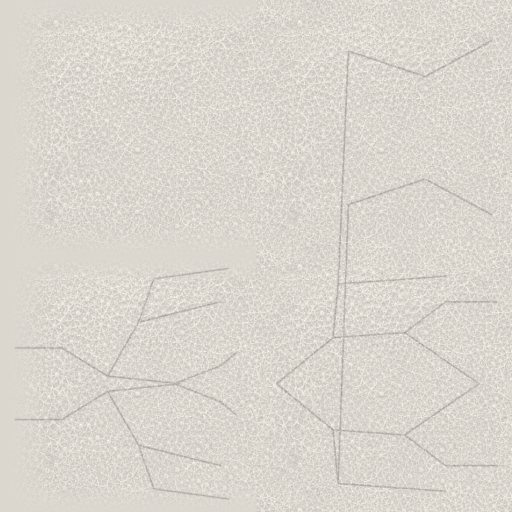
#> input picture tools/devonian/creatures/coccosteus/armour-detail-v2.png, 1024 x 1024 px, given in place of webgl-Idle-v2.png, which was not available (shown at 1/2 size)
$ python review.py
#> lines starting #> are read from the running program, lines starting #| are printed output that depends on the picture; pictures that were not available may be replaced by others from this repository, and a replacement may not be noted
"""Assemble review contact sheets from actual GLB Blender and Three renders."""
from pathlib import Path
from PIL import Image,ImageDraw,ImageFont
H=Path(__file__).resolve().parent;L=H.parents[3].parent/'devonian-authoring/coccosteus'
def sheet(entries,path,cols=3,w=480,h=360):
#> called with cols = 3, w = 480, h = 360
 canvas=Image.new('RGB',(cols*w,((len(entries)+cols-1)//cols)*(h+30)),(23,32,38));draw=ImageDraw.Draw(canvas)
#> after `canvas = Image.new('RGB', (cols * w, (len(entries) + cols - 1) // cols`:
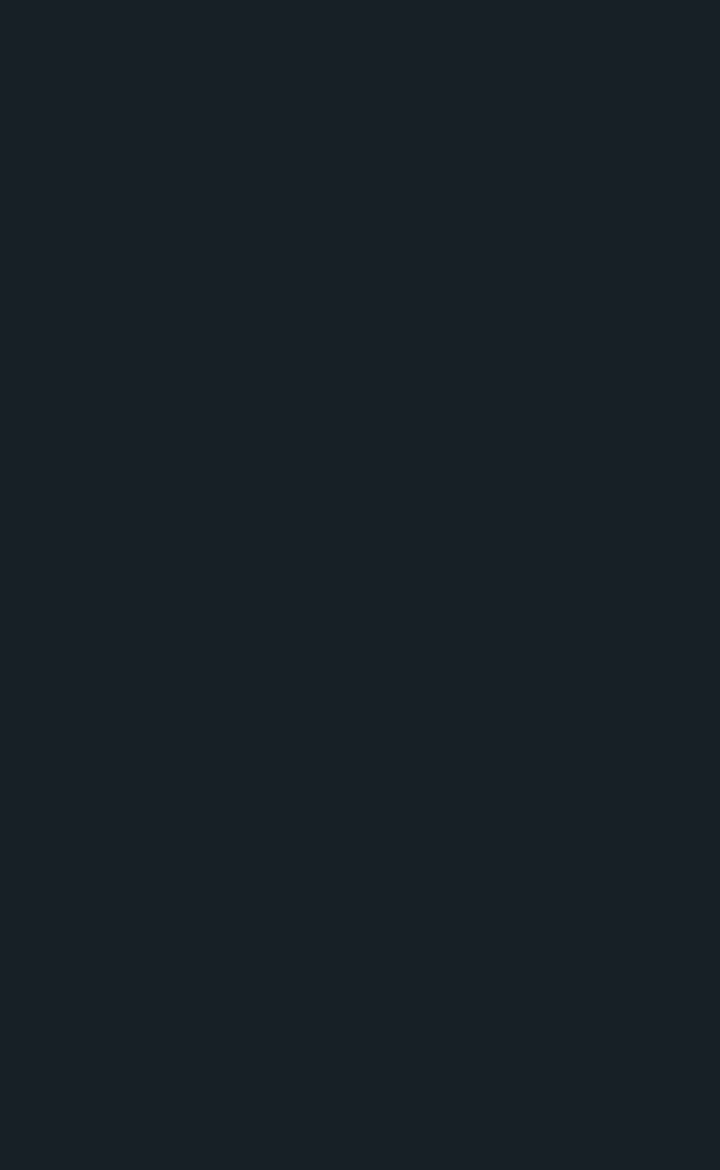
#> canvas: PIL image 1440x2340 RGB (shown at 1/2 size); mean R, G, B 23, 32, 38
 for i,(label,p)in enumerate(entries):
  im=Image.open(p).convert('RGBA');im.thumbnail((w,h));x=(i%cols)*w+(w-im.width)//2;y=(i//cols)*(h+30);canvas.paste(im,(x,y),im);draw.text(((i%cols)*w+12,y+h+6),label,fill=(235,237,224))
#> after `im.thumbnail((w, h))`:
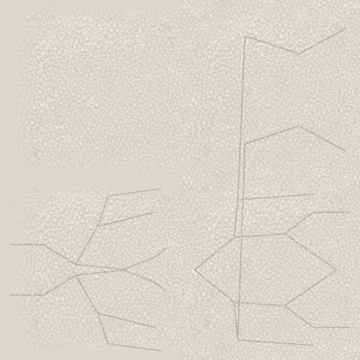
#> im: PIL image 360x360 RGBA; mean R, G, B, A 218.6, 214.2, 206.6, 255
#> after `x = i % cols * w + (w - im.width) // 2`: x = 60
#> after `canvas.paste(im, (x, y), im)`:
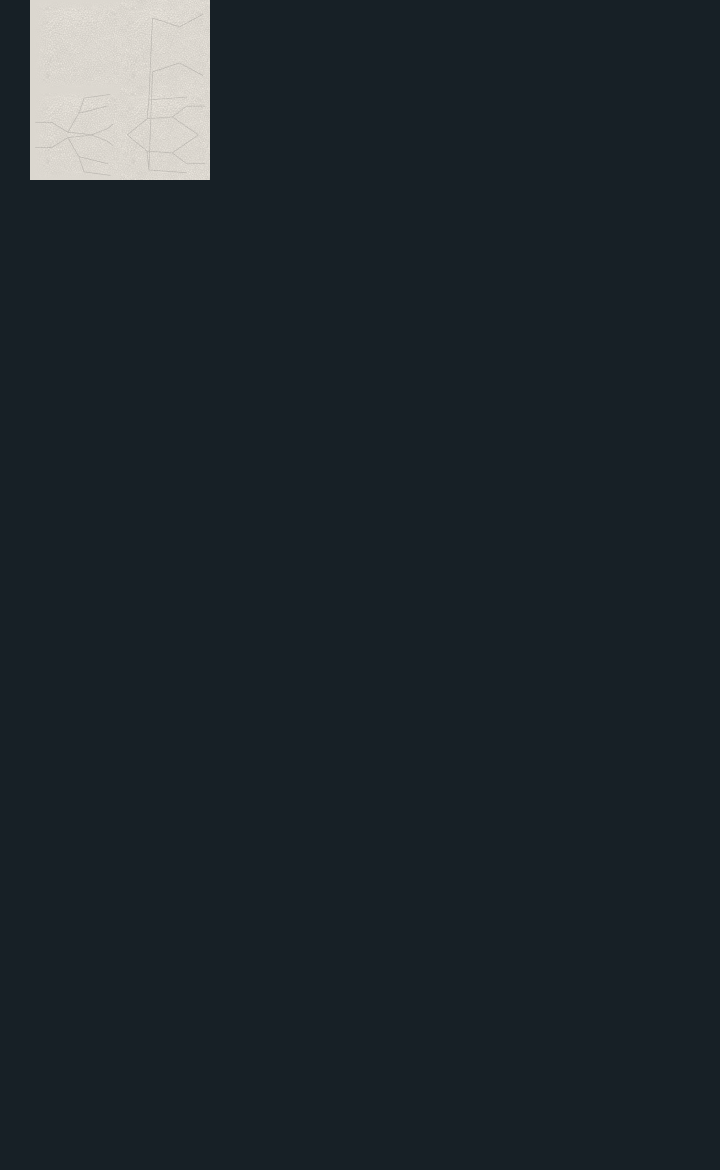
#> canvas: PIL image 1440x2340 RGB (shown at 1/2 size); mean R, G, B 30.5, 39, 44.5
#> pass 2 of the loop in sheet, `for i,(label,p)in enumerate(entries):`:
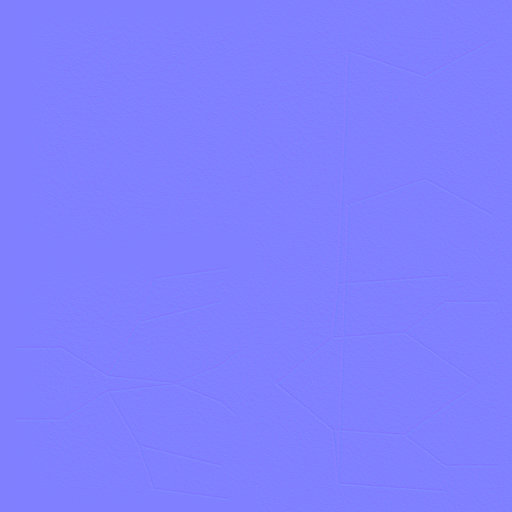
#> input picture tools/devonian/creatures/coccosteus/armour-normal-v2.png, 1024 x 1024 px, given in place of webgl-Swim-v2.png, which was not available (shown at 1/2 size)
#> im: PIL image 1024x1024 RGBA
#> in sheet, `im.thumbnail((w, h))`:
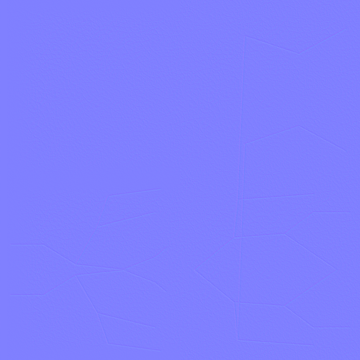
#> im: PIL image 360x360 RGBA; mean R, G, B, A 127.5, 127.5, 255, 255
#> in sheet, `canvas.paste(im, (x, y), im)`:
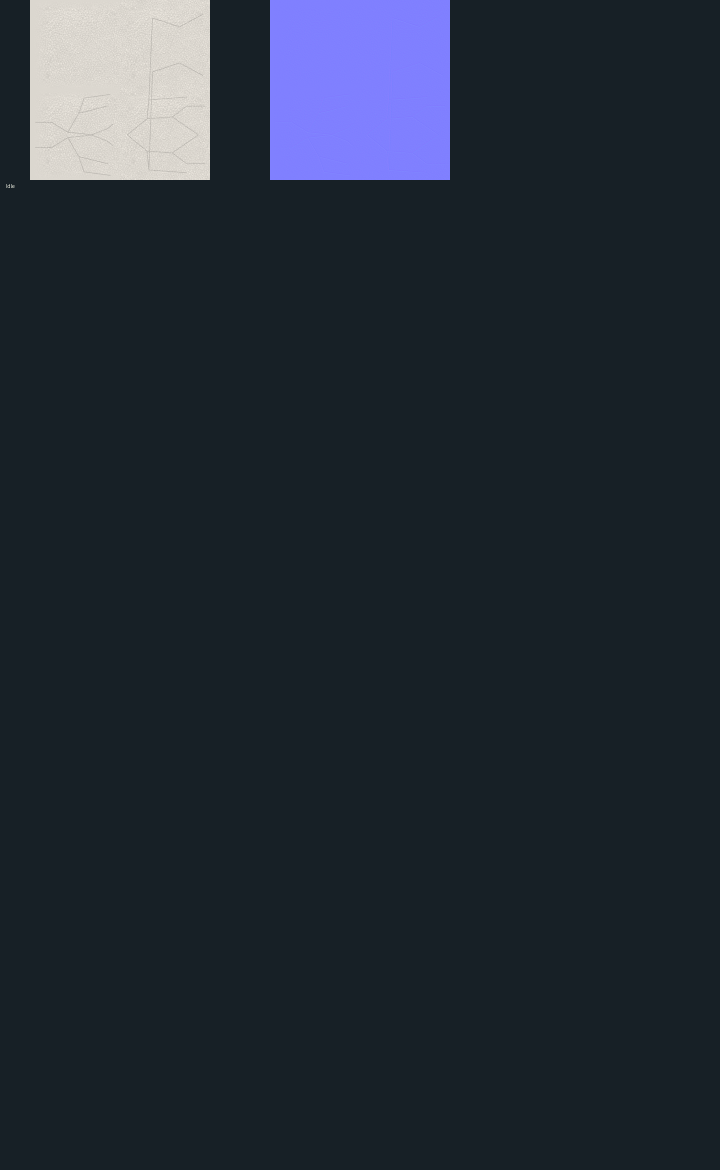
#> canvas: PIL image 1440x2340 RGB (shown at 1/2 size); mean R, G, B 34.5, 42.7, 52.8
 canvas.save(path,quality=93)
names=['Idle','Swim','TurnLeft','TurnRight','Dive','Rise','Attack','Bite','Heavy','Hit','Guard','Parry','Dodge','Eat','Stagger','Ability','Growth','Death']
#> (the run stopped early here; a loop or call above may not have finished)
